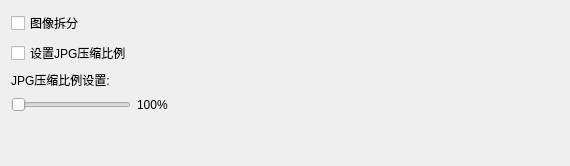
     <widget class="QWidget" name="tab_others">
      <attribute name="title">
       <string>其他</string>
      </attribute>
      <layout class="QHBoxLayout" name="horizontalLayout_32">
       <item>
        <layout class="QVBoxLayout" name="verticalLayout_19">
         <item>
          <layout class="QHBoxLayout" name="horizontalLayout_31">
           <item>
            <layout class="QVBoxLayout" name="verticalLayout_16">
             <item>
              <widget class="QCheckBox" name="cbtn_imgSplit">
               <property name="text">
                <string>图像拆分</string>
               </property>
              </widget>
             </item>
             <item>
              <widget class="QCheckBox" name="cbtn_jpgPercent">
               <property name="text">
                <string>设置JPG压缩比例</string>
               </property>
              </widget>
             </item>
             <item>
              <layout class="QVBoxLayout" name="verticalLayout_18">
               <item>
                <widget class="QLabel" name="label_jpgPercent">
                 <property name="text">
                  <string>JPG压缩比例设置:</string>
                 </property>
                </widget>
               </item>
               <item>
                <layout class="QHBoxLayout" name="horizontalLayout_29">
                 <item>
                  <widget class="QSlider" name="Slider_jpgPercent">
                   <property name="minimumSize">
                    <size>
                     <width>120</width>
                     <height>0</height>
                    </size>
                   </property>
                   <property name="styleSheet">
                    <string notr="true">QSlider::handle:pressed{background:#007ad9;}</string>
                   </property>
                   <property name="minimum">
                    <number>1</number>
                   </property>
                   <property name="maximum">
                    <number>10</number>
                   </property>
                   <property name="pageStep">
                    <number>1</number>
                   </property>
                   <property name="orientation">
                    <enum>Qt::Horizontal</enum>
                   </property>
                  </widget>
                 </item>
                 <item>
                  <widget class="QLabel" name="label_jpgPercentPara">
                   <property name="text">
                    <string>100%</string>
                   </property>
                  </widget>
                 </item>
                 <item>
                  <spacer name="horizontalSpacer_22">
                   <property name="orientation">
                    <enum>Qt::Horizontal</enum>
                   </property>
                   <property name="sizeHint" stdset="0">
                    <size>
                     <width>40</width>
                     <height>20</height>
                    </size>
                   </property>
                  </spacer>
                 </item>
                </layout>
               </item>
              </layout>
             </item>
            </layout>
           </item>
           <item>
            <spacer name="horizontalSpacer_23">
             <property name="orientation">
              <enum>Qt::Horizontal</enum>
             </property>
             <property name="sizeHint" stdset="0">
              <size>
               <width>40</width>
               <height>20</height>
              </size>
             </property>
            </spacer>
           </item>
          </layout>
         </item>
         <item>
          <spacer name="verticalSpacer_5">
           <property name="orientation">
            <enum>Qt::Vertical</enum>
           </property>
           <property name="sizeHint" stdset="0">
            <size>
             <width>20</width>
             <height>40</height>
            </size>
           </property>
          </spacer>
         </item>
        </layout>
       </item>
       <item>
        <spacer name="horizontalSpacer_24">
         <property name="orientation">
          <enum>Qt::Horizontal</enum>
         </property>
         <property name="sizeHint" stdset="0">
          <size>
           <width>311</width>
           <height>20</height>
          </size>
         </property>
        </spacer>
       </item>
      </layout>
     </widget>
